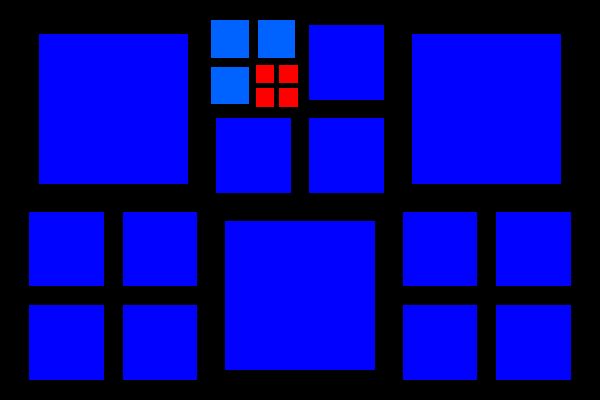

The script that drew this image:
#!/usr/bin/env python

# Demonstrate vtkHyperTreeGridAxisReflection on a 2D uniform
# HyperTreeGrid reflected along the X axis.

# Factory overrides
import vtkmodules.vtkInteractionStyle  # noqa: F401
import vtkmodules.vtkRenderingFreeType  # noqa: F401
import vtkmodules.vtkRenderingOpenGL2  # noqa: F401

from vtkmodules.vtkCommonCore import (
    vtkDoubleArray,
    vtkLookupTable,
)
from vtkmodules.vtkCommonDataModel import (
    vtkHyperTreeGridNonOrientedCursor,
    vtkUniformHyperTreeGrid,
)
from vtkmodules.vtkFiltersGeneral import vtkShrinkFilter
from vtkmodules.vtkFiltersHyperTree import (
    vtkHyperTreeGridAxisReflection,
    vtkHyperTreeGridGeometry,
)
from vtkmodules.vtkRenderingCore import (
    vtkActor,
    vtkCamera,
    vtkDataSetMapper,
    vtkRenderWindow,
    vtkRenderWindowInteractor,
    vtkRenderer,
)

# Create 2D uniform HyperTreeGrid
htg = vtkUniformHyperTreeGrid()
htg.Initialize()

scalar_array = vtkDoubleArray()
scalar_array.SetName('scalar')
scalar_array.SetNumberOfValues(0)
htg.GetCellData().AddArray(scalar_array)
htg.GetCellData().SetActiveScalars('scalar')

htg.SetDimensions([4, 3, 1])
htg.SetBranchFactor(2)
htg.SetOrigin([-1, -1, 0])
htg.SetGridScale([1, 1, 1])

# Build the trees
cursor = vtkHyperTreeGridNonOrientedCursor()
offset_index = 0

# ROOT CELL 0
htg.InitializeNonOrientedCursor(cursor, 0, True)
cursor.SetGlobalIndexStart(offset_index)
idx = cursor.GetGlobalNodeIndex()
scalar_array.InsertTuple1(idx, 10)
cursor.SubdivideLeaf()

cursor.ToChild(0)
idx = cursor.GetGlobalNodeIndex()
scalar_array.InsertTuple1(idx, 100)
cursor.ToParent()

cursor.ToChild(1)
idx = cursor.GetGlobalNodeIndex()
scalar_array.InsertTuple1(idx, 101)
cursor.ToParent()

cursor.ToChild(2)
idx = cursor.GetGlobalNodeIndex()
scalar_array.InsertTuple1(idx, 101)
cursor.ToParent()

cursor.ToChild(3)
idx = cursor.GetGlobalNodeIndex()
scalar_array.InsertTuple1(idx, 103)
cursor.ToParent()

offset_index += cursor.GetTree().GetNumberOfVertices()

# ROOT CELL 1
htg.InitializeNonOrientedCursor(cursor, 1, True)
cursor.SetGlobalIndexStart(offset_index)
idx = cursor.GetGlobalNodeIndex()
scalar_array.InsertTuple1(idx, 11)
offset_index += cursor.GetTree().GetNumberOfVertices()

# ROOT CELL 2
htg.InitializeNonOrientedCursor(cursor, 2, True)
cursor.SetGlobalIndexStart(offset_index)
idx = cursor.GetGlobalNodeIndex()
scalar_array.InsertTuple1(idx, 12)
cursor.SubdivideLeaf()

cursor.ToChild(0)
idx = cursor.GetGlobalNodeIndex()
scalar_array.InsertTuple1(idx, 120)
cursor.ToParent()

cursor.ToChild(1)
idx = cursor.GetGlobalNodeIndex()
scalar_array.InsertTuple1(idx, 121)
cursor.ToParent()

cursor.ToChild(2)
idx = cursor.GetGlobalNodeIndex()
scalar_array.InsertTuple1(idx, 122)
cursor.ToParent()

cursor.ToChild(3)
idx = cursor.GetGlobalNodeIndex()
scalar_array.InsertTuple1(idx, 123)
cursor.ToParent()

offset_index += cursor.GetTree().GetNumberOfVertices()

# ROOT CELL 3
htg.InitializeNonOrientedCursor(cursor, 3, True)
cursor.SetGlobalIndexStart(offset_index)
idx = cursor.GetGlobalNodeIndex()
scalar_array.InsertTuple1(idx, 13)
offset_index += cursor.GetTree().GetNumberOfVertices()

# ROOT CELL 4
htg.InitializeNonOrientedCursor(cursor, 4, True)
cursor.SetGlobalIndexStart(offset_index)
idx = cursor.GetGlobalNodeIndex()
scalar_array.InsertTuple1(idx, 14)
cursor.SubdivideLeaf()

cursor.ToChild(0)
idx = cursor.GetGlobalNodeIndex()
scalar_array.InsertTuple1(idx, 140)
cursor.ToParent()

cursor.ToChild(1)
idx = cursor.GetGlobalNodeIndex()
scalar_array.InsertTuple1(idx, 141)
cursor.ToParent()

cursor.ToChild(2)
idx = cursor.GetGlobalNodeIndex()
scalar_array.InsertTuple1(idx, 142)
cursor.ToParent()

cursor.ToChild(3)
idx = cursor.GetGlobalNodeIndex()
scalar_array.InsertTuple1(idx, 143)
cursor.SubdivideLeaf()

cursor.ToChild(0)
idx = cursor.GetGlobalNodeIndex()
scalar_array.InsertTuple1(idx, 1430)
cursor.SubdivideLeaf()

cursor.ToChild(0)
idx = cursor.GetGlobalNodeIndex()
scalar_array.InsertTuple1(idx, 14300)
cursor.ToParent()

cursor.ToChild(1)
idx = cursor.GetGlobalNodeIndex()
scalar_array.InsertTuple1(idx, 14301)
cursor.ToParent()

cursor.ToChild(2)
idx = cursor.GetGlobalNodeIndex()
scalar_array.InsertTuple1(idx, 14302)
cursor.ToParent()

cursor.ToChild(3)
idx = cursor.GetGlobalNodeIndex()
scalar_array.InsertTuple1(idx, 14303)
cursor.ToParent()

cursor.ToParent()

cursor.ToChild(1)
idx = cursor.GetGlobalNodeIndex()
scalar_array.InsertTuple1(idx, 1431)
cursor.ToParent()

cursor.ToChild(2)
idx = cursor.GetGlobalNodeIndex()
scalar_array.InsertTuple1(idx, 1432)
cursor.ToParent()

cursor.ToChild(3)
idx = cursor.GetGlobalNodeIndex()
scalar_array.InsertTuple1(idx, 1433)
cursor.ToParent()

cursor.ToParent()

offset_index += cursor.GetTree().GetNumberOfVertices()

# ROOT CELL 5
htg.InitializeNonOrientedCursor(cursor, 5, True)
cursor.SetGlobalIndexStart(offset_index)
idx = cursor.GetGlobalNodeIndex()
scalar_array.InsertTuple1(idx, 15)

# Axis reflection along X
reflection = vtkHyperTreeGridAxisReflection()
reflection.SetInputData(htg)
reflection.SetPlaneToX()
reflection.SetCenter(0)

# Geometry filter
geometry = vtkHyperTreeGridGeometry()
geometry.SetInputConnection(reflection.GetOutputPort())

# Shrink filter
shrink = vtkShrinkFilter()
shrink.SetInputConnection(geometry.GetOutputPort())
shrink.SetShrinkFactor(0.8)

# Lookup table
lut = vtkLookupTable()
lut.SetHueRange(0.66, 0)
lut.Build()

# Mapper
mapper = vtkDataSetMapper()
mapper.SetInputConnection(shrink.GetOutputPort())
shrink.Update()
data_range = shrink.GetOutput().GetCellData().GetArray('scalar').GetRange()
mapper.SetLookupTable(lut)
mapper.SetColorModeToMapScalars()
mapper.SetScalarModeToUseCellFieldData()
mapper.SelectColorArray('scalar')
mapper.SetScalarRange(data_range[0], data_range[1])

# Actor
actor = vtkActor()
actor.SetMapper(mapper)

# Renderer
renderer = vtkRenderer()
renderer.AddActor(actor)

# Window
render_window = vtkRenderWindow()
render_window.AddRenderer(renderer)
render_window.SetSize(600, 400)
render_window.SetWindowName("uniform hypertree grid2 dx reflection")

# Interactor
interactor = vtkRenderWindowInteractor()
interactor.SetRenderWindow(render_window)

# Scene
bd = shrink.GetOutput().GetBounds()
camera = vtkCamera()
camera.SetClippingRange(1.0, 100.0)
focal = [(bd[2 * i] + bd[2 * i + 1]) / 2.0 for i in range(3)]
camera.SetFocalPoint(focal)
camera.SetPosition(focal[0], focal[1], focal[2] + 4.0)
renderer.SetActiveCamera(camera)

interactor.Initialize()
interactor.Start()
